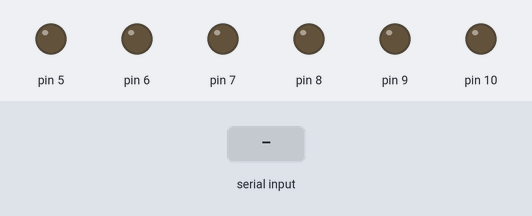
The sketch below on a simulated Arduino Mega 2560, built with avr-gcc and run on an emulated ATmega2560. Parts: output pins drawn as LEDs (lit = HIGH). The test bench sets the inputs (shaded band).

Above: at 1.2 s.
1.3 s: "B" received over the second serial link
At 2.4 s:
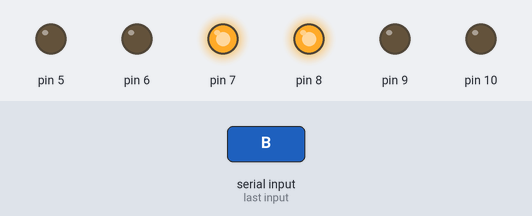
2.8 s: "F" received over the second serial link
At 3.5 s:
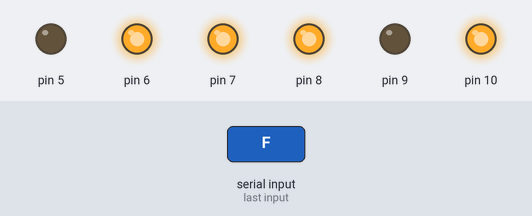
4.3 s: "N" received over the second serial link
At 4.6 s:
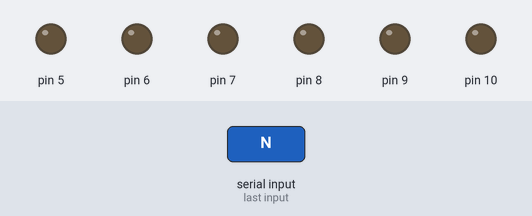
5.8 s: "FR" received over the second serial link
At 7.0 s:
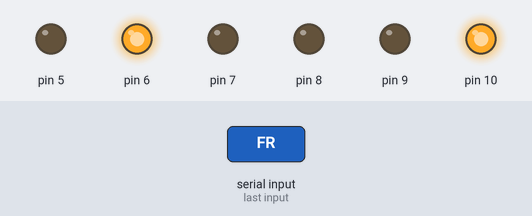
7.3 s: "L" received over the second serial link
At 8.1 s:
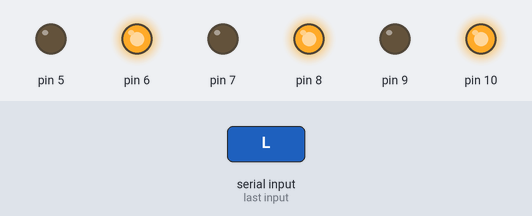
8.8 s: "BL" received over the second serial link
At 9.3 s:
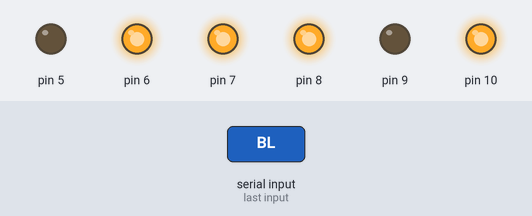
Timing chart, 0 to 11.3 s (numbered marks = the images above; inputs shaded):
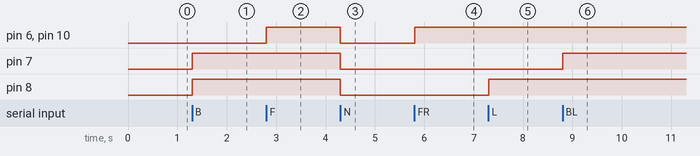

The sketch:

Arduino.ino
```cpp
char command;
String string = "";
boolean isSpeed = false;
int currentSpeed = 0;
void setup()
{
//Serial.begin(9600);
Serial3.begin(9600);
pinMode(5, OUTPUT);
pinMode(6, OUTPUT);
pinMode(7, OUTPUT);
pinMode(8, OUTPUT);
pinMode(9, OUTPUT);
pinMode(10, OUTPUT);

}
void loop()
{
if(Serial3.available() > 0){
string = "";isSpeed=false;}
while(Serial3.available() > 0)
{command = ((byte)Serial3.read());
if(command == ':')
{
break;
}
else
{
if(command == '*')
isSpeed=true;
else
string += command;
}
delay(1);
}
if(isSpeed)
{
if(string.toInt()>=0)
currentSpeed = string.toInt();
else
currentSpeed = string.toInt()+256;
}
//Backward
 if(string == "B")
  { digitalWrite(7,HIGH);
   digitalWrite(8,HIGH);
   analogWrite(9, currentSpeed);
   analogWrite(5, currentSpeed);
     }


  //Forward
  if(string =="F") {
  digitalWrite(6,HIGH);
   digitalWrite(10,HIGH);
   analogWrite(9, currentSpeed);
   analogWrite(5, currentSpeed);
  }

//ForwardRight
if(string =="FR") {
   digitalWrite(10,HIGH);
   analogWrite(5, currentSpeed*0.4);
    digitalWrite(6,HIGH);
     analogWrite(9, (currentSpeed));
  }

//ForwardLeft
if(string =="FL") {
   digitalWrite(6,HIGH);
   analogWrite(9, currentSpeed*0.4);
   analogWrite(5, (currentSpeed));
   digitalWrite(10,HIGH);
  }
//BackwardLeft
if(string =="BL") {
     digitalWrite(7,HIGH);
     analogWrite(9, currentSpeed);
     digitalWrite(8,HIGH);
     analogWrite(5, currentSpeed*0.4);
  }

//BackwardRight
if(string =="BR") {
    digitalWrite(8,HIGH);
    analogWrite(5, currentSpeed);
     digitalWrite(7,HIGH);
     analogWrite(9, currentSpeed*0.4);
  }


//Stop
if(string =="N") {
   digitalWrite(6,LOW);
   digitalWrite(7,LOW);
    digitalWrite(8,LOW);
     digitalWrite(10,LOW);

  }

if(string =="L") {
    digitalWrite(6,HIGH);
   analogWrite(5, currentSpeed);
   digitalWrite(8,HIGH);
    analogWrite(9, currentSpeed);

  }

  if(string =="R") {
    digitalWrite(10,HIGH);
   analogWrite(5, currentSpeed);
   digitalWrite(7,HIGH);
     analogWrite(9, currentSpeed);

  }


delay(3);
//Serial.println(currentSpeed);
}
```

Measured:
- after the input at 1.3 s, pin 7, pin 8: LOW → HIGH at once
- after the input at 2.8 s, pin 6, pin 10: LOW → HIGH at once
- after the input at 4.3 s, pin 6–8, pin 10: HIGH → LOW at once
- after the input at 5.8 s, pin 6, pin 10: LOW → HIGH at once
- after the input at 7.3 s, pin 8: LOW → HIGH at once
- after the input at 8.8 s, pin 7: LOW → HIGH at once
